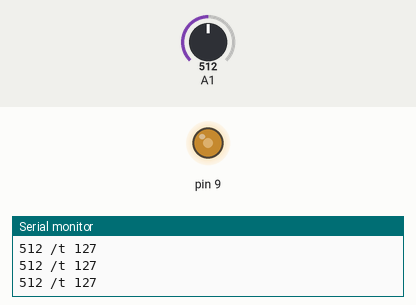
The sketch below on a simulated Arduino Uno, built with avr-gcc and run on an emulated ATmega328P. On the bench: output pins drawn as LEDs (lit = HIGH), the last lines printed to the serial monitor. Inputs (shaded band) come from the test bench; at power-on: A1 = 512.

Above: at 1.2 s.
1.3 s: A1 set to 981
At 1.8 s:
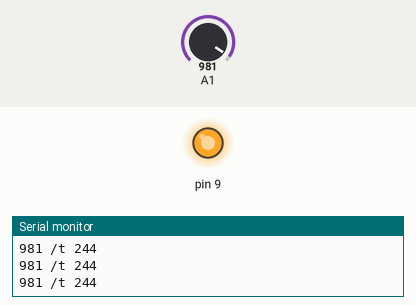
2.8 s: A1 set to 1014
At 4.0 s:
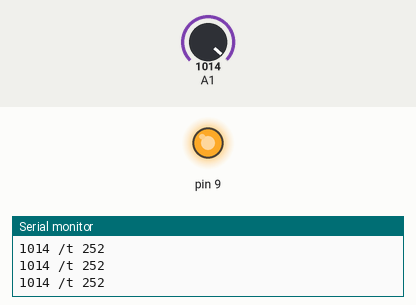
4.3 s: A1 set to 122
At 5.3 s:
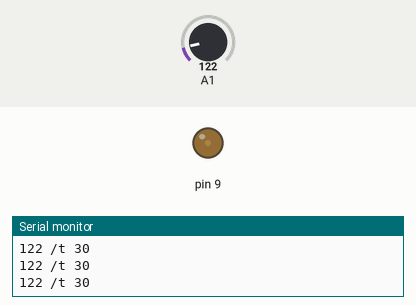
5.8 s: A1 set to 106
At 6.3 s:
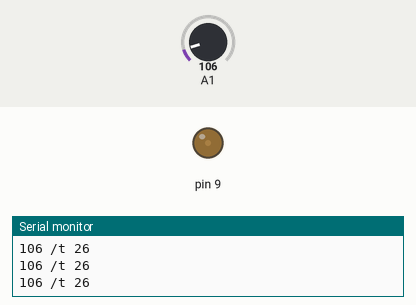
8.8 s: A1 set to 92
At 10.0 s:
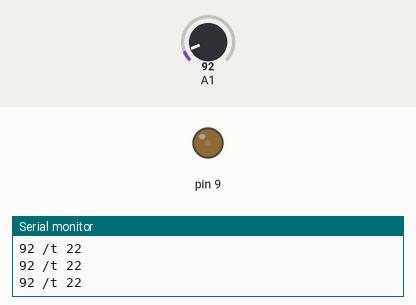
10.3 s: A1 set to 511
At 11.0 s:
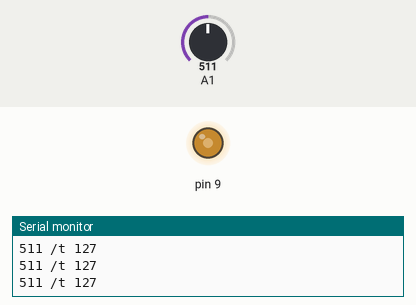
Timing chart, 0 to 12.8 s (numbered marks = the images above; inputs shaded):
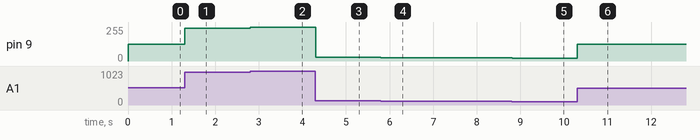

The sketch:

5_potentiometer.ino
```cpp
void setup() {
  // put your setup code here, to run once:
  pinMode(A1,INPUT);
  pinMode(9,OUTPUT);
  Serial.begin(9600);

}

void loop() {
  // put your main code here, to run repeatedly:
  int potVal = analogRead(A1);
  int pwmVal = map(potVal,0,1023,  0,255);
  analogWrite(9, pwmVal);
  Serial.print(potVal);
  Serial.print(" /t ");
  Serial.println(pwmVal);
  delay(10);

}
```

Measured:
- after the input at 1.3 s, pin 9: 127/255 → 244/255 at once
- after the input at 2.8 s, pin 9: 244/255 → 252/255 at once
- after the input at 4.3 s, pin 9: 252/255 → 30/255 at once
- after the input at 5.8 s, pin 9: 30/255 → 26/255 at once
- after the input at 8.8 s, pin 9: 26/255 → 22/255 at once
- after the input at 10.3 s, pin 9: 22/255 → 127/255 at once
